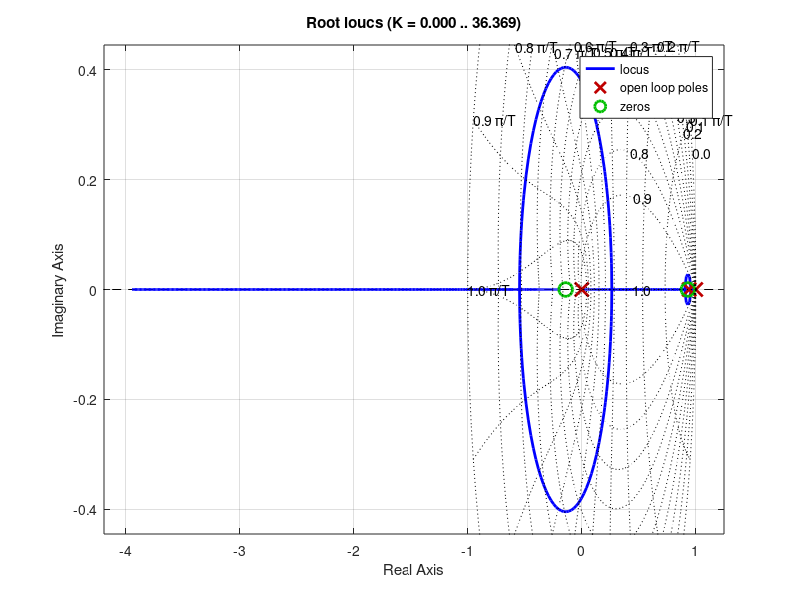
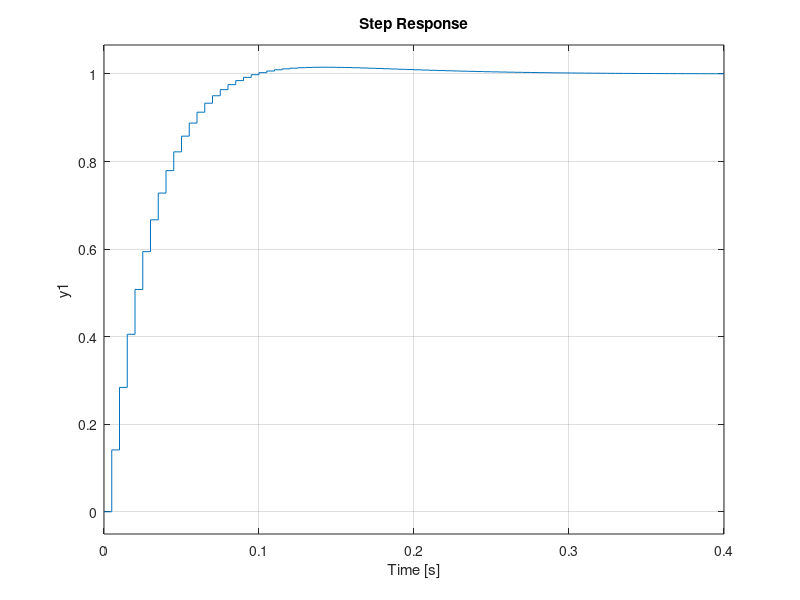
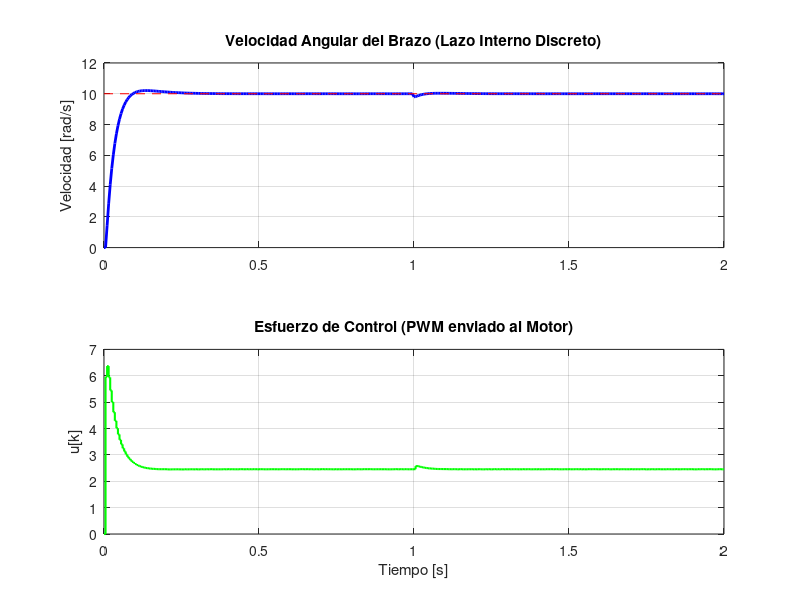

The MATLAB source for these figures, in order:
clear all
close all


% Parametros del motor dc
Ra = 4.04;      % Ohms
La = 0.00255;   % H
Km = 0.1863;    % N.m/A
Tm = 0.0301;    % N.m
Bm = 1.391e-3;  % N.m.s/rad
Jm = 8.315e-4;   % Kg.m^2

K = Km / ((Km)^2 + Ra*Bm);
tau = (Ra*Jm) / ((Km)^2 + Ra*Bm);

% Modelo simplificado estandar
% numM = K;
% denM = [tau 1];
% G_m = tf(numM,denM);


% % Modelo completo de 2do orden
numM2 = Km;
denM2 = [La*Jm (Ra*Jm + La*Bm) (Ra*Bm + Km^2)];
G_m = tf(numM2,denM2);

%step(G_m)
%grid on;

% --- PARAMETROS DE DISCRETIZACION ---
T = 0.005;

% Discretizacion de la Planta del Motor (ZOH)
plantaMD = c2d(G_m,T,'zoh');
[numMD, denMD] = tfdata(plantaMD,'v');
% Coeficientes del motor discretizado
b1 = numMD(2); 
a1 = denMD(2);


Kp = 0.5748;
Ti = 0.0695;

% Controlador PI en s
C_s = tf(Kp * [Ti 1], [Ti 0]);

% Discretizar usando Tustin
C_z = c2d(C_s, T, 'tustin');
[numCD, denCD] = tfdata(C_z,'v');
% Coeficientes del motor discretizado
d0 = numCD(1);
d1 = numCD(2);
c0 = denCD(1);
c1 = denCD(2);


cloop_c = feedback(C_z*plantaMD,1);

rlocus(C_z*plantaMD)
zgrid

figure;
step(cloop_c)
grid on;


%integrador = tf([1 0],[1 -1],T);

%rlocus(integrador*plantaMD)
%axis([-2 2 -1.2 1.2]);
%zgrid

%der = tf([1 -0.942],[1 -0.572],T);

%ganancia = 0.59548;

%rlocus(integrador*der*plantaMD)
%zgrid

%rlocus(integrador*ganancia*plantaMD)


% --- SIMULACION DISCRETA ---
td = 0:T:2.0; % 2 segundos de simulacion
n = length(td);
ud = zeros(1, n); % Voltaje / PWM
yd = zeros(1, n); % Velocidad angular (rad/s)
ed = zeros(1, n); % Error de velocidad
limite = 1264; % PWM
ref = 10.0; % Referencia de velocidad (escalon unitario)

% --- BUCLE DE CONTROL ---
for k = 2:n
    % 1. Error de velocidad
    % Agregamos un ruido de lectura de encoder
    ruido = (rand() - 0.5) * 0.01; 
    ed(k) = ref - (yd(k-1) + ruido);
    
    % 2. Ecuacion en diferencias del controlador PI
    % Basado en la discretizacion Tustin
    ud_calc = -c1*ud(k-1) + d0*ed(k) + d1*ed(k-1);
    
    % --- SATURACION (Limite del Puente H / PWM) ---
    % Suponiendo que tu PWM llega hasta 1000 (o 12V representados en escala) 
    if ud_calc > limite
       ud(k) = limite;
    elseif ud_calc < -limite
       ud(k) = -limite;
    else
       ud(k) = ud_calc;
    end
    
    % 3. Evolucion de la planta (Fisica del motor)
    % Ecuacion: yd[k] = b1_p * ud[k-1] - a1_p * yd[k-1]
    yd(k) = b1 * ud(k-1) - a1 * yd(k-1);
    
    % --- PERTURBACION (Friccion extra o golpe) ---
    if abs(td(k) - 1.0) < 0.005
        yd(k) = yd(k) - 0.2; % Frenamos el motor un instante
    end
end

% --- GRAFICOS ---
figure(4)
subplot(2,1,1)
plot(td, yd, 'b', 'LineWidth', 2); hold on;
line([td(1) td(end)], [ref ref], 'Color', 'r', 'LineStyle', '--');
title('Velocidad Angular del Brazo (Lazo Interno Discreto)');
ylabel('Velocidad [rad/s]'); grid on;

subplot(2,1,2)
stairs(td, ud, 'g', 'LineWidth', 1.5);
title('Esfuerzo de Control (PWM enviado al Motor)');
ylabel('u[k]'); xlabel('Tiempo [s]'); grid on;
